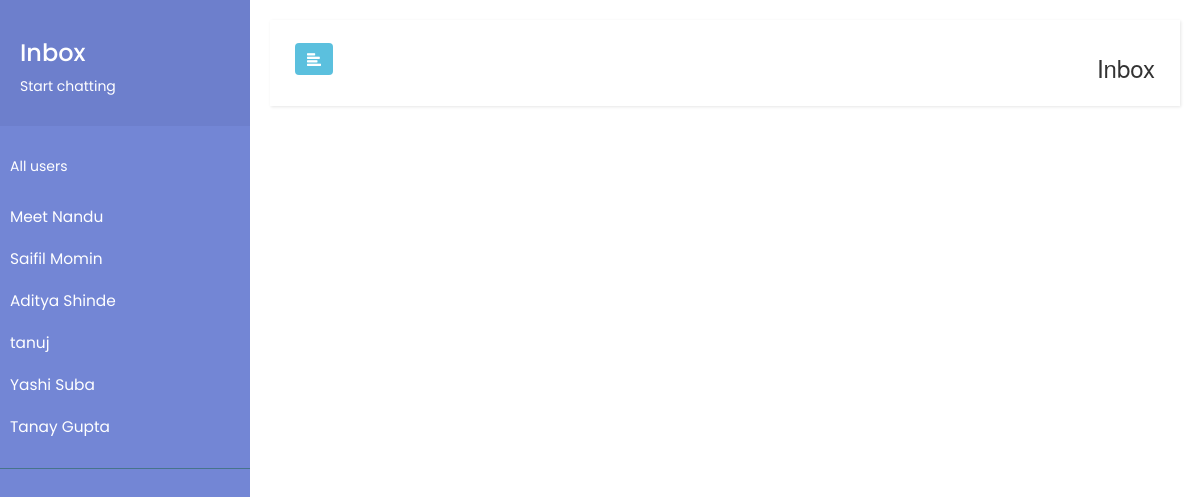
The page /sidebar.php?chatWith=8 (signed in) on the database its author committed.
### tables this page shows
CREATE TABLE `user` (
  `user_id` int(11) NOT NULL COMMENT 'auto incremented user id',
  `email` varchar(60) NOT NULL,
  `password` varchar(60) NOT NULL,
  `type` tinyint(4) NOT NULL COMMENT 'individual=0, organization=1',
  `status` tinyint(4) NOT NULL COMMENT '0=pending,1=verified,2=blocked',
  `user_name` varchar(30) NOT NULL,
  `rewards` text NOT NULL
);

### public/sidebar.php (the view, shortened to what this page needs)
<?php include '../includes/connect.php'; ?>
<?php
$current_user = $_SESSION["current_user"];
$user_id = $current_user["user_id"];
$num_users = null;
$query = "SELECT * FROM user WHERE user_id <> {$user_id};";
$result = mysqli_query($conn,$query);
if (mysqli_num_rows($result) > 0) {
    $num_users = mysqli_num_rows($result);
} else {
    $num_users = 0;
}
?>
<!DOCTYPE html>
<html>
<head>
    <link rel="stylesheet" href="https://maxcdn.bootstrapcdn.com/bootstrap/3.3.7/css/bootstrap.min.css">
    <link rel="stylesheet" href="sidebar_style.css">
</head>
<body>
<div class="wrapper">
    <nav id="sidebar">
        <div class="sidebar-header">
            <h3>Inbox</h3>
            <p>Start chatting</p>
        </div>
        <ul class="list-unstyled components" style="max-height:500px;overflow:auto;">
            <p>All users</p>
                <?php
                if ($num_users == 0) {
                    echo "<li><a href=\"#\">O users found</a></li>";
                } else {
                    while ($user_row = mysqli_fetch_assoc($result)) {
                        ?>
                        <li><a href="sidebar.php?chatWith=<?php echo $user_row["user_id"]; ?>"><?php echo $user_row["user_name"]; ?></a></li>
                <?php
                    }
                }
                ?>
        </ul>
    </nav>
    <div id="content" style="width: 100%;">
        <nav class="navbar navbar-default">
            <div class="row container-fluid">
                <div class="col-sm-6 navbar-header mr-5" style="float:left;">
                    <button type="button" id="sidebarCollapse" class="btn btn-info navbar-btn">
                        <i class="glyphicon glyphicon-align-left"></i>
                    </button>
                </div>
                <div class="col-sm-6 text-right" id="bs-example-navbar-collapse-1" style="width: 200px;float:right;">
                    <h3>Inbox</h3>
                </div>
            </div>
        </nav>
        <div id="talkjs-container" style="width: calc(100% - 60px); margin: 30px; min-height: 150px"></div>
    </div>
</div>
</body>
</html>

### public/sidebar_style.css (style rules this page uses)
a, a:hover, a:focus { color: inherit; text-decoration: none; transition: all 0.3s; }
.navbar { padding: 15px 10px; background: #fff; border: none; border-radius: 0; margin-bottom: 40px; box-shadow: 1px 1px 3px rgba(0, 0, 0, 0.1); }
.navbar-btn { box-shadow: none; outline: none !important; border: none; }
.wrapper { display: flex; align-items: stretch; }
#sidebar { font-family: 'Poppins', sans-serif; min-width: 250px; max-width: 250px; background: #7386D5; color: #fff; transition: all 0.3s; }
#sidebar .sidebar-header { padding: 20px; background: #6d7fcc; }
#sidebar ul.components { padding: 20px 0; border-bottom: 1px solid #47748b; }
#sidebar ul p { color: #fff; padding: 10px; }
#sidebar ul li a { padding: 10px; font-size: 1.1em; display: block; }
#content { padding: 20px; min-height: 100vh; transition: all 0.3s; }

### rows shown on the page
user: user_name "Meet Nandu"
user: user_name "Saifil Momin"
user: user_name "Aditya Shinde"
user: user_name "tanuj"
user: user_name "Yashi Suba"
user: user_name "Tanay Gupta"
